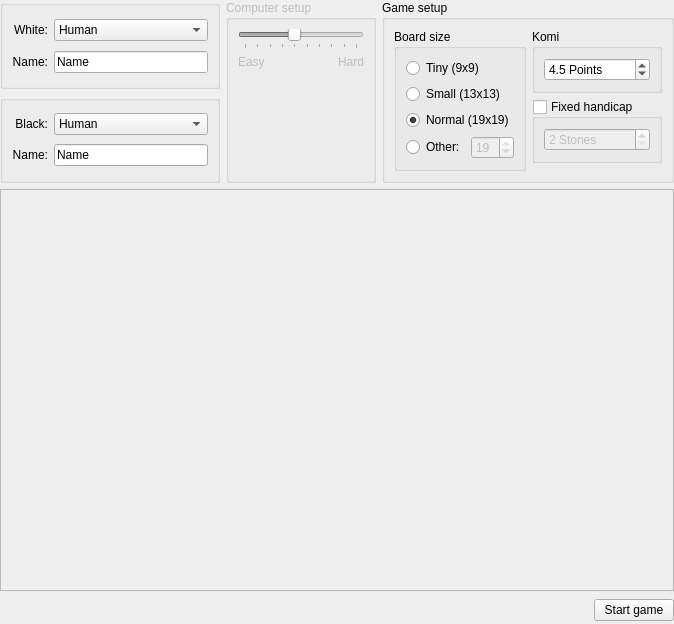
<ui version="4.0" >
 <class>SetupScreen</class>
 <widget class="QWidget" name="SetupScreen" >
  <property name="geometry" >
   <rect>
    <x>0</x>
    <y>0</y>
    <width>674</width>
    <height>624</height>
   </rect>
  </property>
  <property name="windowTitle" >
   <string>Form</string>
  </property>
  <layout class="QGridLayout" name="gridLayout_6" >
   <property name="margin" >
    <number>0</number>
   </property>
   <property name="horizontalSpacing" >
    <number>4</number>
   </property>
   <item row="0" column="0" colspan="2" >
    <widget class="QFrame" name="frame" >
     <property name="sizePolicy" >
      <sizepolicy vsizetype="Fixed" hsizetype="Preferred" >
       <horstretch>0</horstretch>
       <verstretch>0</verstretch>
      </sizepolicy>
     </property>
     <property name="frameShape" >
      <enum>QFrame::NoFrame</enum>
     </property>
     <property name="frameShadow" >
      <enum>QFrame::Raised</enum>
     </property>
     <property name="lineWidth" >
      <number>0</number>
     </property>
     <layout class="QHBoxLayout" name="horizontalLayout_2" >
      <property name="margin" >
       <number>0</number>
      </property>
      <item>
       <layout class="QVBoxLayout" name="verticalLayout_2" >
        <item>
         <widget class="QGroupBox" name="whitePlayerBox" >
          <property name="title" >
           <string/>
          </property>
          <layout class="QGridLayout" name="gridLayout_2" >
           <item row="0" column="0" >
            <widget class="QLabel" name="label_4" >
             <property name="text" >
              <string>White:</string>
             </property>
             <property name="alignment" >
              <set>Qt::AlignRight|Qt::AlignTrailing|Qt::AlignVCenter</set>
             </property>
             <property name="buddy" >
              <cstring>whitePlayerCombo</cstring>
             </property>
            </widget>
           </item>
           <item row="1" column="0" >
            <widget class="QLabel" name="label_3" >
             <property name="text" >
              <string>Name:</string>
             </property>
             <property name="alignment" >
              <set>Qt::AlignRight|Qt::AlignTrailing|Qt::AlignVCenter</set>
             </property>
             <property name="buddy" >
              <cstring>whitePlayerName</cstring>
             </property>
            </widget>
           </item>
           <item row="1" column="1" >
            <widget class="KLineEdit" name="whitePlayerName" >
             <property name="enabled" >
              <bool>true</bool>
             </property>
             <property name="text" >
              <string>Name</string>
             </property>
            </widget>
           </item>
           <item row="0" column="1" >
            <widget class="KComboBox" name="whitePlayerCombo" >
             <item>
              <property name="text" >
               <string>Human</string>
              </property>
             </item>
             <item>
              <property name="text" >
               <string>Computer</string>
              </property>
             </item>
            </widget>
           </item>
          </layout>
         </widget>
        </item>
        <item>
         <widget class="QGroupBox" name="blackPlayerBox" >
          <property name="title" >
           <string/>
          </property>
          <layout class="QGridLayout" name="gridLayout_3" >
           <item row="0" column="0" >
            <widget class="QLabel" name="label_5" >
             <property name="text" >
              <string>Black:</string>
             </property>
             <property name="alignment" >
              <set>Qt::AlignRight|Qt::AlignTrailing|Qt::AlignVCenter</set>
             </property>
             <property name="buddy" >
              <cstring>blackPlayerCombo</cstring>
             </property>
            </widget>
           </item>
           <item row="0" column="1" >
            <widget class="KComboBox" name="blackPlayerCombo" >
             <item>
              <property name="text" >
               <string>Human</string>
              </property>
             </item>
             <item>
              <property name="text" >
               <string>Computer</string>
              </property>
             </item>
            </widget>
           </item>
           <item row="1" column="1" >
            <widget class="KLineEdit" name="blackPlayerName" >
             <property name="enabled" >
              <bool>true</bool>
             </property>
             <property name="text" >
              <string>Name</string>
             </property>
            </widget>
           </item>
           <item row="1" column="0" >
            <widget class="QLabel" name="label_6" >
             <property name="text" >
              <string>Name:</string>
             </property>
             <property name="alignment" >
              <set>Qt::AlignRight|Qt::AlignTrailing|Qt::AlignVCenter</set>
             </property>
             <property name="buddy" >
              <cstring>blackPlayerName</cstring>
             </property>
            </widget>
           </item>
          </layout>
         </widget>
        </item>
       </layout>
      </item>
      <item>
       <widget class="QGroupBox" name="difficultyBox" >
        <property name="enabled" >
         <bool>false</bool>
        </property>
        <property name="minimumSize" >
         <size>
          <width>150</width>
          <height>0</height>
         </size>
        </property>
        <property name="title" >
         <string>Computer setup</string>
        </property>
        <layout class="QGridLayout" name="gridLayout_4" >
         <item row="0" column="0" colspan="2" >
          <widget class="QSlider" name="difficultySlider" >
           <property name="enabled" >
            <bool>false</bool>
           </property>
           <property name="minimum" >
            <number>1</number>
           </property>
           <property name="maximum" >
            <number>10</number>
           </property>
           <property name="pageStep" >
            <number>1</number>
           </property>
           <property name="value" >
            <number>5</number>
           </property>
           <property name="orientation" >
            <enum>Qt::Horizontal</enum>
           </property>
           <property name="tickPosition" >
            <enum>QSlider::TicksBelow</enum>
           </property>
           <property name="tickInterval" >
            <number>0</number>
           </property>
          </widget>
         </item>
         <item row="1" column="0" >
          <widget class="QLabel" name="label1" >
           <property name="text" >
            <string>Easy</string>
           </property>
           <property name="alignment" >
            <set>Qt::AlignLeading|Qt::AlignLeft|Qt::AlignTop</set>
           </property>
           <property name="buddy" >
            <cstring>difficultySlider</cstring>
           </property>
          </widget>
         </item>
         <item row="1" column="1" >
          <widget class="QLabel" name="label2" >
           <property name="text" >
            <string>Hard</string>
           </property>
           <property name="alignment" >
            <set>Qt::AlignRight|Qt::AlignTop|Qt::AlignTrailing</set>
           </property>
           <property name="buddy" >
            <cstring>difficultySlider</cstring>
           </property>
          </widget>
         </item>
        </layout>
       </widget>
      </item>
      <item>
       <widget class="QStackedWidget" name="gameSetupStack" >
        <property name="currentIndex" >
         <number>0</number>
        </property>
        <widget class="QWidget" name="newGamePage" >
         <property name="geometry" >
          <rect>
           <x>0</x>
           <y>0</y>
           <width>304</width>
           <height>207</height>
          </rect>
         </property>
         <layout class="QVBoxLayout" name="verticalLayout_4" >
          <property name="margin" >
           <number>0</number>
          </property>
          <item>
           <widget class="QGroupBox" name="newGameBox" >
            <property name="enabled" >
             <bool>true</bool>
            </property>
            <property name="title" >
             <string>Game setup</string>
            </property>
            <layout class="QGridLayout" name="gridLayout_5" >
             <item rowspan="3" row="0" column="0" >
              <widget class="KButtonGroup" name="sizeGroupBox" >
               <property name="title" >
                <string>Board size</string>
               </property>
               <property name="flat" >
                <bool>false</bool>
               </property>
               <property name="current" stdset="0" >
                <number>2</number>
               </property>
               <layout class="QGridLayout" name="gridLayout" >
                <item row="0" column="0" colspan="2" >
                 <widget class="QRadioButton" name="sizeSmall" >
                  <property name="text" >
                   <string>Tiny (9x9)</string>
                  </property>
                  <property name="checked" >
                   <bool>false</bool>
                  </property>
                 </widget>
                </item>
                <item row="1" column="0" colspan="2" >
                 <widget class="QRadioButton" name="sizeMedium" >
                  <property name="text" >
                   <string>Small (13x13)</string>
                  </property>
                 </widget>
                </item>
                <item row="2" column="0" colspan="2" >
                 <widget class="QRadioButton" name="sizeBig" >
                  <property name="text" >
                   <string>Normal (19x19)</string>
                  </property>
                  <property name="checked" >
                   <bool>true</bool>
                  </property>
                 </widget>
                </item>
                <item row="3" column="0" >
                 <widget class="QRadioButton" name="sizeOther" >
                  <property name="text" >
                   <string>Other:</string>
                  </property>
                 </widget>
                </item>
                <item row="3" column="1" >
                 <widget class="QSpinBox" name="sizeOtherSpinBox" >
                  <property name="enabled" >
                   <bool>false</bool>
                  </property>
                  <property name="minimum" >
                   <number>5</number>
                  </property>
                  <property name="maximum" >
                   <number>19</number>
                  </property>
                  <property name="value" >
                   <number>19</number>
                  </property>
                 </widget>
                </item>
               </layout>
              </widget>
             </item>
             <item row="0" column="1" >
              <widget class="QGroupBox" name="groupBox_2" >
               <property name="title" >
                <string>Komi</string>
               </property>
               <layout class="QVBoxLayout" name="verticalLayout_6" >
                <item>
                 <widget class="QDoubleSpinBox" name="komiSpinBox" >
                  <property name="suffix" >
                   <string> Points</string>
                  </property>
                  <property name="decimals" >
                   <number>1</number>
                  </property>
                  <property name="maximum" >
                   <double>50.000000000000000</double>
                  </property>
                  <property name="value" >
                   <double>4.500000000000000</double>
                  </property>
                 </widget>
                </item>
               </layout>
              </widget>
             </item>
             <item row="1" column="1" >
              <widget class="QGroupBox" name="handicapGroupBox" >
               <property name="title" >
                <string>Fixed handicap</string>
               </property>
               <property name="flat" >
                <bool>false</bool>
               </property>
               <property name="checkable" >
                <bool>true</bool>
               </property>
               <property name="checked" >
                <bool>false</bool>
               </property>
               <layout class="QVBoxLayout" name="verticalLayout_5" >
                <item>
                 <widget class="QSpinBox" name="handicapSpinBox" >
                  <property name="suffix" >
                   <string> Stones</string>
                  </property>
                  <property name="minimum" >
                   <number>2</number>
                  </property>
                  <property name="maximum" >
                   <number>9</number>
                  </property>
                 </widget>
                </item>
               </layout>
              </widget>
             </item>
             <item row="2" column="1" >
              <spacer name="verticalSpacer" >
               <property name="orientation" >
                <enum>Qt::Vertical</enum>
               </property>
               <property name="sizeHint" stdset="0" >
                <size>
                 <width>0</width>
                 <height>0</height>
                </size>
               </property>
              </spacer>
             </item>
            </layout>
           </widget>
          </item>
         </layout>
        </widget>
        <widget class="QWidget" name="loadGamePage" >
         <property name="geometry" >
          <rect>
           <x>0</x>
           <y>0</y>
           <width>304</width>
           <height>207</height>
          </rect>
         </property>
         <layout class="QVBoxLayout" name="verticalLayout_3" >
          <property name="margin" >
           <number>0</number>
          </property>
          <item>
           <widget class="QGroupBox" name="loadedGameBox" >
            <property name="enabled" >
             <bool>true</bool>
            </property>
            <property name="title" >
             <string>Game setup</string>
            </property>
            <layout class="QHBoxLayout" name="horizontalLayout" >
             <item>
              <widget class="QLabel" name="label_2" >
               <property name="text" >
                <string>Start with Move:</string>
               </property>
               <property name="alignment" >
                <set>Qt::AlignRight|Qt::AlignTrailing|Qt::AlignVCenter</set>
               </property>
               <property name="buddy" >
                <cstring>startMoveSpinBox</cstring>
               </property>
              </widget>
             </item>
             <item>
              <widget class="KIntSpinBox" name="startMoveSpinBox" />
             </item>
            </layout>
            <zorder>startMoveSpinBox</zorder>
            <zorder>label_2</zorder>
           </widget>
          </item>
          <item>
           <widget class="QGroupBox" name="infoBox" >
            <property name="title" >
             <string>Game information</string>
            </property>
            <layout class="QGridLayout" name="gridLayout_7" >
             <item row="0" column="0" >
              <widget class="QLabel" name="label" >
               <property name="text" >
                <string>PLACEHOLDER</string>
               </property>
               <property name="alignment" >
                <set>Qt::AlignCenter</set>
               </property>
              </widget>
             </item>
            </layout>
           </widget>
          </item>
         </layout>
        </widget>
       </widget>
      </item>
     </layout>
    </widget>
   </item>
   <item row="1" column="0" colspan="2" >
    <widget class="QFrame" name="previewFrame" >
     <property name="frameShape" >
      <enum>QFrame::StyledPanel</enum>
     </property>
     <property name="frameShadow" >
      <enum>QFrame::Raised</enum>
     </property>
    </widget>
   </item>
   <item row="2" column="0" >
    <spacer name="horizontalSpacer" >
     <property name="orientation" >
      <enum>Qt::Horizontal</enum>
     </property>
     <property name="sizeHint" stdset="0" >
      <size>
       <width>577</width>
       <height>27</height>
      </size>
     </property>
    </spacer>
   </item>
   <item row="2" column="1" >
    <widget class="KPushButton" name="startButton" >
     <property name="sizePolicy" >
      <sizepolicy vsizetype="Fixed" hsizetype="Fixed" >
       <horstretch>0</horstretch>
       <verstretch>0</verstretch>
      </sizepolicy>
     </property>
     <property name="text" >
      <string>Start game</string>
     </property>
     <property name="shortcut" >
      <string>Ctrl+S</string>
     </property>
    </widget>
   </item>
  </layout>
 </widget>
 <customwidgets>
  <customwidget>
   <class>KButtonGroup</class>
   <extends>QGroupBox</extends>
   <header>kbuttongroup.h</header>
   <container>1</container>
  </customwidget>
  <customwidget>
   <class>KComboBox</class>
   <extends>QComboBox</extends>
   <header>kcombobox.h</header>
  </customwidget>
  <customwidget>
   <class>KIntSpinBox</class>
   <extends>QSpinBox</extends>
   <header>knuminput.h</header>
  </customwidget>
  <customwidget>
   <class>KLineEdit</class>
   <extends>QLineEdit</extends>
   <header>klineedit.h</header>
  </customwidget>
  <customwidget>
   <class>KPushButton</class>
   <extends>QPushButton</extends>
   <header>kpushbutton.h</header>
  </customwidget>
 </customwidgets>
 <tabstops>
  <tabstop>whitePlayerCombo</tabstop>
  <tabstop>whitePlayerName</tabstop>
  <tabstop>blackPlayerCombo</tabstop>
  <tabstop>blackPlayerName</tabstop>
  <tabstop>difficultySlider</tabstop>
  <tabstop>sizeSmall</tabstop>
  <tabstop>sizeMedium</tabstop>
  <tabstop>sizeBig</tabstop>
  <tabstop>sizeOther</tabstop>
  <tabstop>sizeOtherSpinBox</tabstop>
  <tabstop>komiSpinBox</tabstop>
  <tabstop>handicapGroupBox</tabstop>
  <tabstop>handicapSpinBox</tabstop>
  <tabstop>startButton</tabstop>
  <tabstop>startMoveSpinBox</tabstop>
 </tabstops>
 <resources/>
 <connections/>
</ui>
